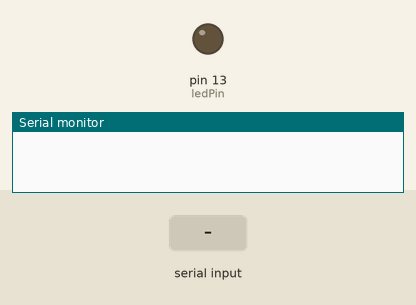
Recording of a sketch running on a simulated Arduino Uno, built with avr-gcc and run on an emulated ATmega328P. On the bench: output pins drawn as LEDs (lit = HIGH), the last lines printed to the serial monitor. Inputs (shaded band) come from the test bench.

Above: at 1.2 s.
1.3 s: "1" received over the second serial link
At 1.6 s:
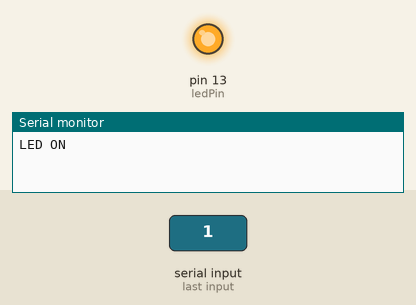
2.8 s: "0" received over the second serial link
At 4.0 s:
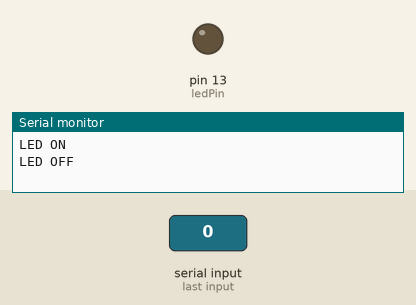
Timing chart, 0 to 5.8 s (numbered marks = the images above; inputs shaded):
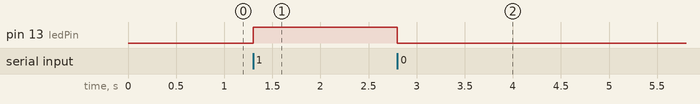

Measured:
- after the input at 1.3 s, pin 13 (ledPin): LOW → HIGH at once
- after the input at 2.8 s, pin 13 (ledPin): HIGH → LOW at once

The sketch:

Arduino.ino
```cpp
#include <SoftwareSerial.h>

const int ledPin = 13;  // LED connected to pin 8 on Arduino
SoftwareSerial espSerial(0, 1); // RX, TX (Use pins 10 and 11 for communication with NodeMCU)

void setup() {
  pinMode(ledPin, OUTPUT);
  digitalWrite(ledPin, LOW);  // Start with the LED off

  Serial.begin(9600);         // Initialize the main serial communication (for debugging)
  espSerial.begin(9600);      // Initialize SoftwareSerial for ESP8266 communication
}

void loop() {
  if (espSerial.available()) {
    char command = espSerial.read();  // Read the incoming command from NodeMCU

    // Check if the command is '1' or '0'
    if (command == '1') {
      digitalWrite(ledPin, HIGH);  // Turn ON the LED
      Serial.println("LED ON");
    } else if (command == '0') {
      digitalWrite(ledPin, LOW);   // Turn OFF the LED
      Serial.println("LED OFF");
    }
  }
}
```
